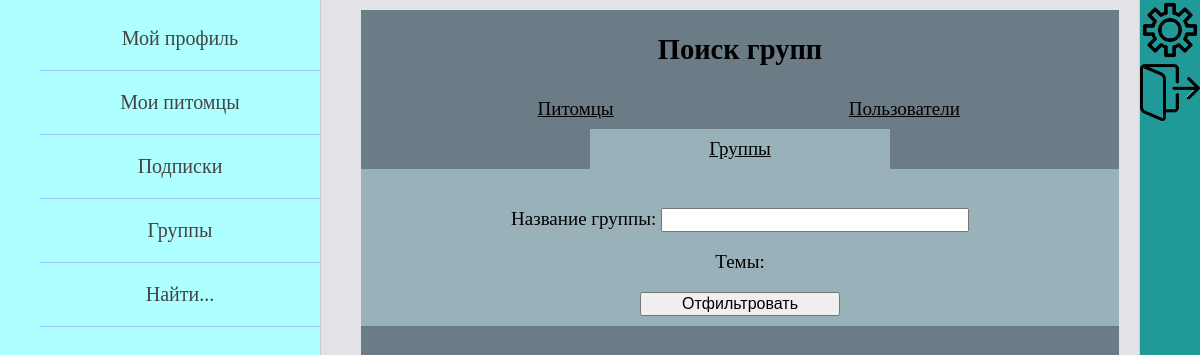
The page /searching/groups/ (signed in) on the database as committed earlier.
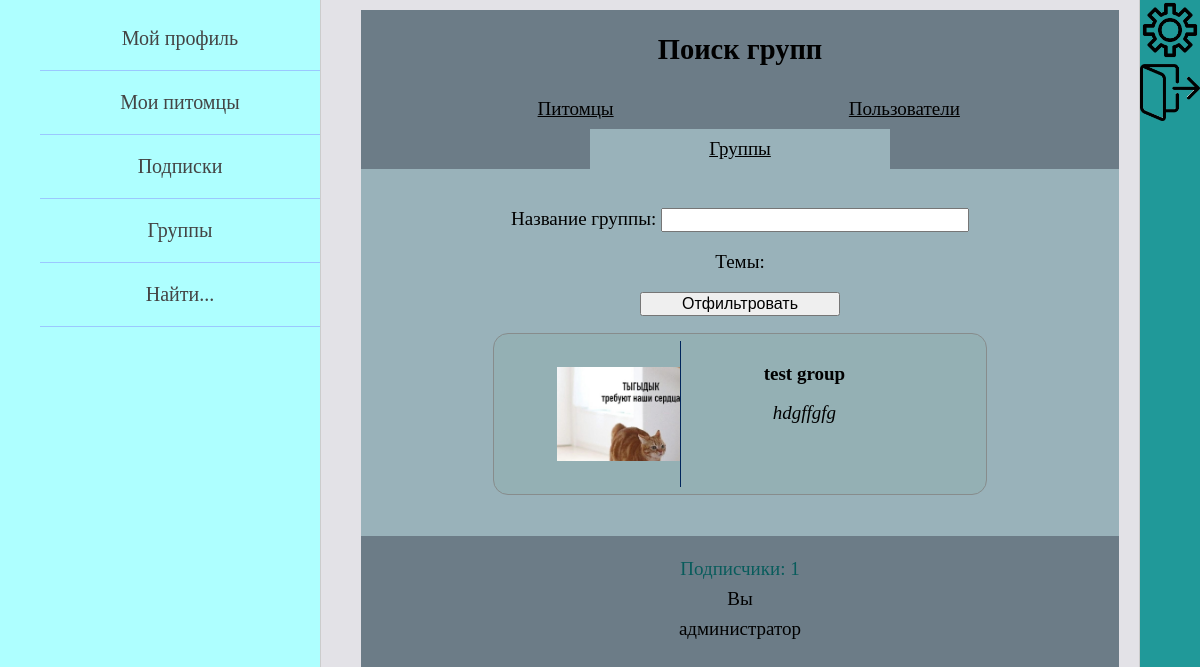
The same page on the database as committed later.
### groups/models.py (models this page shows, shortened)
class Group(models.Model):
    name_of_group = models.CharField(max_length=150, verbose_name='название группы')
    about_group = models.TextField(max_length=2000, verbose_name='инф о группе')
    img_of_group = models.ImageField(upload_to="img_of_group/%Y/%m/%d/", verbose_name='лого группы')
    date_create = models.DateField(auto_now_add=True, verbose_name='дата создания')
    banned = models.ManyToManyField(settings.AUTH_USER_MODEL,
                                    related_name='banned_in_group', verbose_name='забаненные')
    topics = models.ManyToManyField(GroupTopic, blank=True, verbose_name='тематики')
    class Meta:
        verbose_name = 'Группа'
        verbose_name_plural = 'Группы'

### searching/views.py (the view)
# urls.py: path('groups/', SearchGroupsView.as_view(), name='searching_groups'),
class SearchGroupsView(LoginRequiredMixin, DataMixin, ListView):
    model = Group
    template_name = 'searching/search_groups_page.html'
    form_class = SearchGroupsFilters
    context_object_name = 'groups'
    def get_queryset(self):
        filters = self.request.GET
        if filters.get('name_of_group') or filters.get('topics'):
            if filters.get('name_of_group') and filters.get('topics'):
                self.queryset = Group.objects.filter(
                    name_of_group__icontains=filters.get('name_of_group'),
                    topics=filters.get('topics')
                )
            elif filters.get('name_of_group'):
                self.queryset = Group.objects.filter(
                    name_of_group__icontains=filters.get('name_of_group')
                )
            else:
                self.queryset = Group.objects.filter(
                    topics=filters.get('topics')
                )
        else:
            self.queryset = Group.objects.all()
        return self.queryset
    def get_context_data(self, *, object_list=None, **kwargs):
        context = super().get_context_data(**kwargs)
        groups = self.queryset
        context['title'] = "Поиск групп"
        context['form'] = self.form_class(self.request.GET)
        context.update(self.get_left_menu())
        context.update(self.get_right_menu())
        context['user_groups_followed'] = self.get_groups_followers(groups)
        return context

### searching/forms.py
class SearchGroupsFilters(forms.Form):
    name_of_group = forms.CharField(label='Название группы', required=False,
                                    widget=forms.TextInput(attrs={'class': 'form-input'}))
    topics = forms.ModelMultipleChoiceField(label='Темы',
                                            queryset=GroupTopic.objects.all(), required=False,
                                            widget=forms.CheckboxSelectMultiple)

### pet_owners/templatetags/pet_owners_tags.py (called while the page is built)
@register.simple_tag
def create_foll_list(animal_name, user_animals_followed):
    return user_animals_followed[animal_name]

### pet_owners/utils.py (called while the page is built)
    def get_right_menu(self, auth_user=None):
        context = {}
        if auth_user is None:
            auth_user = self.request.user
        animals = Animal.objects.filter(followers__follower=auth_user)[:7]
        context['animals_for_right_menu'] = animals
        return context

### searching/templates/searching/search_groups_page.html
{% extends 'pet_owners/base.html' %}
{% load pet_owners_tags %}
{% block content %}
<div class="searching_page">
    <div class="selecting_settings">
        <h2>{{title}}</h2>
        <div class="searching_el">
            <a href="{% url 'searching_animals' %}">
                Питомцы
            </a>
        </div>
        <div class="searching_el">
            <a href="{% url 'searching_owners' %}">
                Пользователи
            </a>
        </div>
        <div class="searching_el_active">
            <a href="{% url 'searching_groups' %}">
                Группы
            </a>
        </div>
    </div>
    <div class="search_elements_block">
        <div class="search_filters">
            <form action="{% url 'searching_groups' %}" method="get">
                {{ form.as_p }}
                <input type="submit" value="Отфильтровать" class="form_button">
            </form>
        </div>
        <div class="all_groups">
            {% for group in groups %}
                {% create_foll_list group.name_of_group user_groups_followed as foll_list %}
                <div class="group_cell">
                    <div class="group_logo_block">
                        <img src="{{group.img_of_group.url}}" width=180>
                    </div>
                    <a href="{% url 'show_group' group.pk %}" class="group_link">
                        <div class="group_name_txt">
                            <div class="group_name">{{group.name_of_group}}</div>
                            <div class="about_group">{{group.about_group|truncatewords:35}}</div>
                        </div>
                    </a>
                    <div class="group_extra_data">
                        <div class="subs_of_user">
                            <a href="{% url 'group_members' group.pk %}">
                                Подписчики: {{foll_list.count_folls}}
                            </a>
                        </div>
                        <div class="group_follow_btn">
                                {% if foll_list.is_followed %}
                                    {% if foll_list.is_admin %}
                                        Вы администратор
                                    {% else %}
                                    <div class="unfollow_group">
                                        <a href="{% url 'change_follower_for_group' group.pk %}">Отписаться</a>
                                    </div>
                                    {% endif %}
                                {% else %}
                                    <div class="follow_group">
                                        <a href="{% url 'change_follower_for_group' group.pk %}">Подписаться</a>
                                    </div>
                                {% endif %}
                        </div>
                    </div>
                </div>
            {% endfor %}
        </div>
    </div>
</div>
{% endblock %}

Rows that differ between the two databases and show on the page:
added Group: img_of_group (picture), name_of_group "test group", about_group "hdgffgfg", count_folls "1"
